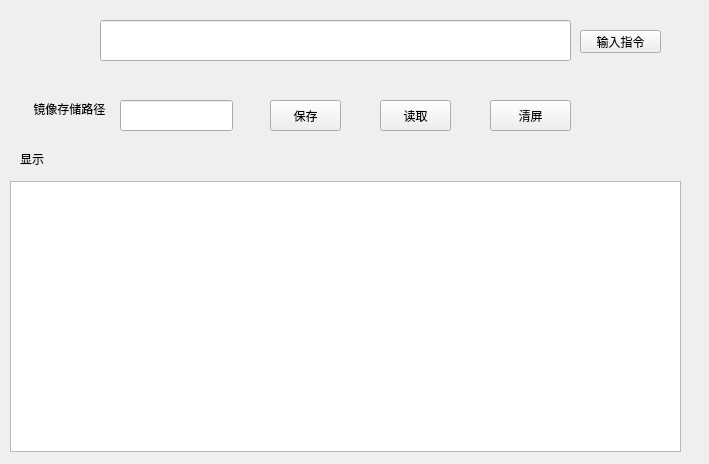
<?xml version="1.0" encoding="UTF-8"?>
<ui version="4.0">
 <class>emmc</class>
 <widget class="QWidget" name="emmc">
  <property name="geometry">
   <rect>
    <x>0</x>
    <y>0</y>
    <width>709</width>
    <height>464</height>
   </rect>
  </property>
  <property name="windowTitle">
   <string>Form</string>
  </property>
  <widget class="QLineEdit" name="lineEdit">
   <property name="geometry">
    <rect>
     <x>120</x>
     <y>100</y>
     <width>113</width>
     <height>31</height>
    </rect>
   </property>
  </widget>
  <widget class="QPushButton" name="pushButton_2">
   <property name="geometry">
    <rect>
     <x>380</x>
     <y>100</y>
     <width>71</width>
     <height>31</height>
    </rect>
   </property>
   <property name="text">
    <string>读取</string>
   </property>
  </widget>
  <widget class="QPushButton" name="pushButton">
   <property name="geometry">
    <rect>
     <x>580</x>
     <y>30</y>
     <width>81</width>
     <height>23</height>
    </rect>
   </property>
   <property name="text">
    <string>输入指令</string>
   </property>
  </widget>
  <widget class="QLabel" name="label">
   <property name="geometry">
    <rect>
     <x>30</x>
     <y>70</y>
     <width>91</width>
     <height>78</height>
    </rect>
   </property>
   <property name="text">
    <string> 镜像存储路径</string>
   </property>
  </widget>
  <widget class="QTextBrowser" name="textBrowser">
   <property name="geometry">
    <rect>
     <x>10</x>
     <y>181</y>
     <width>671</width>
     <height>271</height>
    </rect>
   </property>
  </widget>
  <widget class="QPushButton" name="pushButton_3">
   <property name="geometry">
    <rect>
     <x>270</x>
     <y>100</y>
     <width>71</width>
     <height>31</height>
    </rect>
   </property>
   <property name="text">
    <string>保存</string>
   </property>
  </widget>
  <widget class="QLineEdit" name="lineEdit_2">
   <property name="geometry">
    <rect>
     <x>100</x>
     <y>20</y>
     <width>471</width>
     <height>41</height>
    </rect>
   </property>
  </widget>
  <widget class="QLabel" name="label_3">
   <property name="geometry">
    <rect>
     <x>20</x>
     <y>120</y>
     <width>61</width>
     <height>78</height>
    </rect>
   </property>
   <property name="text">
    <string>显示</string>
   </property>
  </widget>
  <widget class="QPushButton" name="pushButton_4">
   <property name="geometry">
    <rect>
     <x>490</x>
     <y>100</y>
     <width>81</width>
     <height>31</height>
    </rect>
   </property>
   <property name="text">
    <string>清屏</string>
   </property>
  </widget>
 </widget>
 <resources/>
 <connections/>
</ui>
